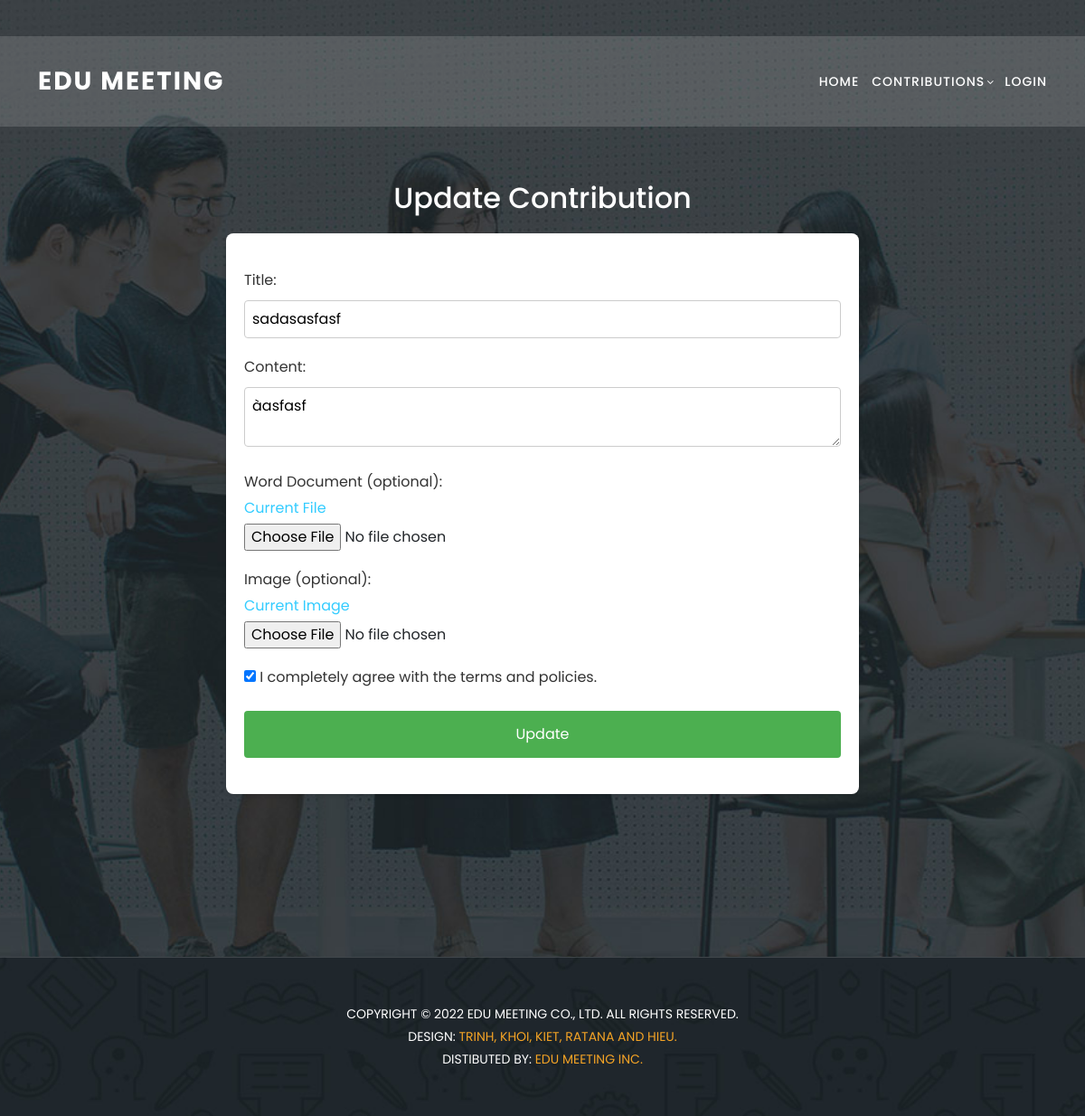
Screenshot of /contribution/update/34/ with the database file from the repository.
### home/models.py (models this page shows, shortened)
class Contributions(models.Model):
    user = models.ManyToManyField(UserProfile)
    title = models.CharField(max_length=30)
    content = models.TextField(null = True)
    faculty = models.ForeignKey(Faculties,on_delete=models.CASCADE)
    term = models.BooleanField(default=False)
    createAt = models.DateTimeField(auto_now_add=True)
    academic_Year = models.ForeignKey(AcademicYear,blank=True, null =True, on_delete=models.CASCADE)
    reject_reason = models.TextField(blank=True, null=True)
    status = models.CharField(max_length=10,  default='waiting')
    public = models.BooleanField(default = False)

### home/views.py (the view, shortened to what this page needs)
# urls.py: path('contribution/update/<int:pk>/', views.update_contribution, name='update_contribution'),
def update_contribution(request, pk):
    contribution = get_object_or_404(Contributions, pk=pk)
    contribution_files = ContributionFiles.objects.filter(contribution=contribution).first()
    context = {
        'contribution': contribution,
        'contribution_files': contribution_files,
    }
    return render(request, 'update_contribution.html', context)

### templates/update_contribution.html (shortened to what this page needs)
{% extends "header.html" %}
{%load static%}
{% block content %}
    <section class="apply-now" id="apply">
      <div class="container">
        <section onload="toggleUploadButton()">
          <h2 class="text-center text-white" style="margin: 20px">
            Update Contribution
          </h2>
          <form method="post" enctype="multipart/form-data">
            <label for="title">Title:</label>
            <input type="text" id="title" name="title" value="{{ contribution.title }}" required><br>
            <label for="content">Content:</label>
            <textarea id="content" name="content" required>{{ contribution.content }}</textarea><br>
            <label for="word">Word Document (optional):</label>
            {% if contribution_files.word %}
              <a href="{{ contribution_files.word.url }}">Current File</a><br>
            {% endif %}
            <input type="file" id="word" name="word" accept=".doc, .docx"><br>
            <label for="img">Image (optional):</label>
            {% if contribution_files.img %}
              <a href="{{ contribution_files.img.url }}" alt="Current Image">Current Image</a><br>
            {% endif %}
            <input type="file" id="img" name="img" accept="image/*"><br>
            <label for="id_term" name="term"><input
              type="checkbox"
              name="term"
              id="term"
              onclick="toggleUploadButton()"
              {% if contribution.term %}checked{% endif %}
            /> I completely agree with the terms and policies.</label>
            <input type="submit" value="Update" id="uploadButton" />
          </form>
        </section>
      </div>
    </section>
    <section class="contact-us" id="contact">
      <div class="footer">
      <p>Copyright © 2022 Edu Meeting Co., Ltd. All Rights Reserved.
        <br>
        Design: <a href="#" target="_parent" title="free css templates">Trinh, Khoi, Kiet, Ratana and Hieu.</a>
        <br>
        Distibuted By: <a href="#" target="_blank" title="Build Better UI, Faster">Edu Meeting Inc.</a>
      </p>
    </div>
    </section>
  </body>
</html>
{% endblock content %}

### static/css/templatemo-edu-meeting.css (style rules this page uses)
html, body, div, span, applet, object, iframe, h1, h2, h3, h4, h5, h6, p, blockquote, div pre, a, abbr, acronym, address, big, cite, code, del, dfn, em, font, img, ins, kbd, q, s, samp, small, strike, strong, sub, sup, tt, var, b, u, i, center, dl, dt, dd, ol, ul, li, figure, header, nav, section, article, aside, footer, figcaption { margin: 0; padding: 0; border: 0; outline: 0; }
header, nav, section, article, aside, footer, hgroup { display: block; }
* { box-sizing: border-box; }
html, body { font-family: 'Poppins', sans-serif; font-weight: 400; background-color: #fff; font-size: 16px; -ms-text-size-adjust: 100%; -webkit-font-smoothing: antialiased; -moz-osx-font-smoothing: grayscale; }
a { text-decoration: none !important; color: #3CF; }
h1, h2, h3, h4, h5, h6 { margin-top: 0px; margin-bottom: 0px; }
p { font-size: 14px; line-height: 25px; color: #2a2a2a; }
html, body { background: #fff; font-family: 'Poppins', sans-serif; }
section.apply-now { background-image: url(../images/apply-bg.jpg); background-position: center center; background-attachment: fixed; background-repeat: no-repeat; background-size: cover; padding: 180px 0px; }
section.contact-us { background-image: url(../images/meetings-bg.jpg); background-position: center center; background-attachment: fixed; background-repeat: no-repeat; background-size: cover; }
.footer { text-align: center; border-top: 1px solid rgba(250,250,250,0.15); padding: 50px 0px; }
.footer p { text-transform: uppercase; font-size: 14px; color: #fff; }
.footer p a { color: #f5a425; }

### templates/update_contribution.html (style rules this page uses)
form { background: #fff; padding: 20px; border-radius: 8px; box-shadow: 0 2px 4px rgba(0, 0, 0, 0.1); max-width: 700px; margin: auto; }
label { display: block; margin-bottom: 5px; margin-top: 20px; color: #333; }
input[type="text"], input[type="email"], input[type="password"], textarea, select { width: 100%; padding: 8px; margin-top: 5px; border: 1px solid #ccc; border-radius: 4px; box-sizing: border-box; display: inline-block; }
input[type="checkbox"] { margin-top: 0px; }
input[type="submit"] { background-color: #4caf50; color: white; padding: 14px 20px; margin: 20px 0; border: none; border-radius: 4px; cursor: pointer; width: 100%; }
input[type="file"] { background-color: #ffffff; margin-top: 5px; }

### rows the page displays
Contributions: title "sadasasfasf", content "àasfasf", term "☑"
